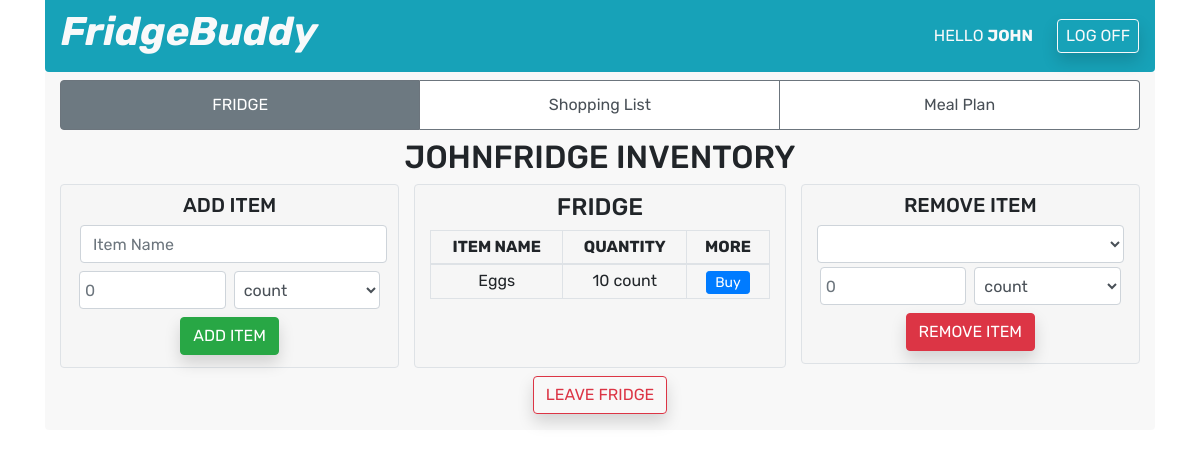
Screenshot of /fridge/inventory (signed in) with the database file from the repository.
### login_and_rego/models.py (models this page shows)
class User(models.Model):
    first_name = models.CharField(max_length=60)
    last_name = models.CharField(max_length=60)
    email = models.EmailField(max_length=100)
    password = models.CharField(max_length=100)
    fridge = models.ForeignKey(Fridge, related_name="members", on_delete=models.CASCADE, null=True)
    created_at = models.DateTimeField(auto_now_add=True)
    updated_at = models.DateTimeField(auto_now=True)
    objects = UserManager()

### fridge/models.py (models this page shows)
class Fridge(models.Model):
    name = models.CharField(max_length=255)
    password = models.CharField(max_length=255)
    created_at = models.DateTimeField(auto_now_add=True)
    last_updated = models.DateTimeField(auto_now=True)
    objects = FridgeManager()

class FridgeIngredient(models.Model):
    name = models.CharField(max_length=255)
    quantity = models.FloatField()
    unit = models.CharField(max_length=10)
    fridge = models.ForeignKey(Fridge, related_name="contents", on_delete=models.CASCADE)
    created_at = models.DateTimeField(auto_now_add=True)
    last_updated = models.DateTimeField(auto_now=True)
    objects = FridgeIngredientManager()

### fridge/views.py (the view)
# urls.py: path('inventory', views.display_inventory),
def display_inventory(request):
    if 'user_id' not in request.session:
        request.session['not_logged_in'] = "Please log in for access"
        return redirect('/login_page')
    this_fridge = User.objects.get(id=request.session['user_id']).fridge
    quantities = {}
    units = {}
    for i in this_fridge.contents.all():
        quantities[i.name] = i.quantity
        units[i.name] = i.unit
    context = {
        "online_user": User.objects.get(id=request.session['user_id']),
        "fridge": User.objects.get(id=request.session['user_id']).fridge,
        "inventory": this_fridge.contents.all(),
        "members": this_fridge.members.all(),
        "quantities": quantities,
        "units": units,
    }
    return render(request, 'inventory.html', context)

### fridge/templates/inventory.html (shortened to what this page needs)
<!DOCTYPE html>
<html lang="en">
<head>
    <link rel="stylesheet" href="https://cdn.jsdelivr.net/npm/bootstrap@4.5.3/dist/css/bootstrap.min.css">
</head>
<body>
    <div class="container">
        <nav class="navbar bg-info text-light rounded-bottom">
            <h1><strong><em>FridgeBuddy</em></strong></h1>
            <span class="navbar-text ml-auto mr-4">
                HELLO <strong>{{ online_user.first_name|upper }}</strong>
            </span>
            <button onclick="location.href='/log_out'" type="button" class="btn btn-outline-light shadow btn-md pt-1 pb-1 px-2">LOG OFF</button>
        </nav>
        <div class="container rounded-bottom pb-3" style="background-color: rgba(245, 245, 245, 0.7)">
            <div class="row text-center">
                <div class="col">
                    <div class="list-group list-group-horizontal mt-2">
                        <a href="/fridge/inventory" class="list-group-item list-group-item-action border-secondary active disabled">FRIDGE</a>
                        <a href="/shopping_list" class="list-group-item list-group-item-action border-secondary">Shopping List</a>
                        <a href="/meal_plan" class="list-group-item list-group-item-action border-secondary">Meal Plan</a>
                    </div>
                </div>
            </div>
            <div class="row">
                <div class="col">
                    <h2 class="mx-2 my-2 text-center"> {{fridge.name|upper}} INVENTORY</h2>
                </div>
            </div>
            <div class="row">
                <div class="col text-center">
                    <div class="container border rounded py-2" style="background-color: rgba(245, 245, 245, 0.7)">
                        <h5>ADD ITEM</h5>
                        <form action="/fridge/inventory/add_item" method="POST">
                            <input type="text" name="item_name" placeholder="Item Name" class="form-control mx-1 my-1">
                            <div class="form-row px-1">
                            <input type="number" min="0" step="0.01" name="quantity" placeholder="0" class="form-control col mx-1 my-1">
                                <select name="unit" class="form-control col mx-1 my-1">
                                    <option value="count">count</option>
                                </select>
                            </div>
                            <button type="submit" class="btn btn-success shadow mx-1 my-1">ADD ITEM</button>
                        </form>
                    </div>
                </div>
                <div class="col text-center border rounded" style="background-color: rgba(245, 245, 245, 0.7)">
                    <h4 class="mx-2 my-2">FRIDGE</h4>
                    <table class="table text-center table-bordered">
                        <thead class="thead-info">
                            <tr>
                                <th class="py-1">ITEM NAME</th>
                                <th class="py-1">QUANTITY</th>
                                <th class="py-1">MORE</th>
                            </tr>
                        </thead>
                        <tbody>
                        {% for item in inventory %}
                            <tr>
                                <td class="py-1">{{item.name}}</td>
                                <td class="py-1">{{item.quantity|floatformat:"-2"}} {{item.unit}}</td>
                                <td class="py-1">
                                    <button type="button" class="btn btn-primary btn-sm py-0" data-toggle="modal" data-target="#addModal" data-name="{{item.name}}" data-unit="{{item.unit}}">Buy</button>
                                </td>
                            </tr>
                        {% endfor%}
                        </tbody>
                    </table>
                </div>
                <div class="col text-center">
                    <div class="container border py-2 rounded" style="background-color: rgba(245, 245, 245, 0.7)">
                        <h5>REMOVE ITEM</h5>
                        <form action="/fridge/inventory/remove_item" method="POST">
                            <select name="item_name" id="remove-item" class="form-control" {% if not inventory %}disabled{% endif %}>
                                <option value=""></option>
                                {% for i in inventory %}
                                    <option value="{{i.name}}">{{i.name}}</option>
                                {% endfor %}
                            </select>
                            <div class="form-row px-1">
                                <input type="number" min="0" step="0.01" name="quantity" id="remove-quantity" placeholder="0" class="form-control col mx-1 my-1" {% if not inventory %}disabled{% endif %}>
                                <select name="unit" id="remove-unit" class="form-control col mx-1 my-1" {% if not inventory %}disabled{% endif %}>
                                    <option value="count">count</option>
                                </select>
                            </div>
                            <button type="submit" class="btn btn-danger shadow mx-1 my-1" {% if not inventory %}disabled{% endif %}>REMOVE ITEM</button>
                        </form>
                    </div>
                </div>
            </div>
            <div class="row d-flex justify-content-center">
                <button onclick="location.href='/fridge/leave'" class="btn btn-outline-danger shadow mt-2">LEAVE FRIDGE</button>
            </div>
        </div>
    </div>
</body>
</html>

### fridge/templates/inventory.html (style rules this page uses)
* { font-family: 'Rubik', sans-serif; }
body { background-image: url('https://cdn.hipwallpaper.com/i/14/86/JyYN9l.jpeg'); background-repeat: no-repeat; background-size: cover; }
.list-group-item.active { z-index:2; color:#ffffff; background-color:#6d7981; }

### rows the page displays
User: first_name "JOHN"
Fridge: name "JOHNFRIDGE"
FridgeIngredient: name "Eggs", quantity "10", unit "count"
